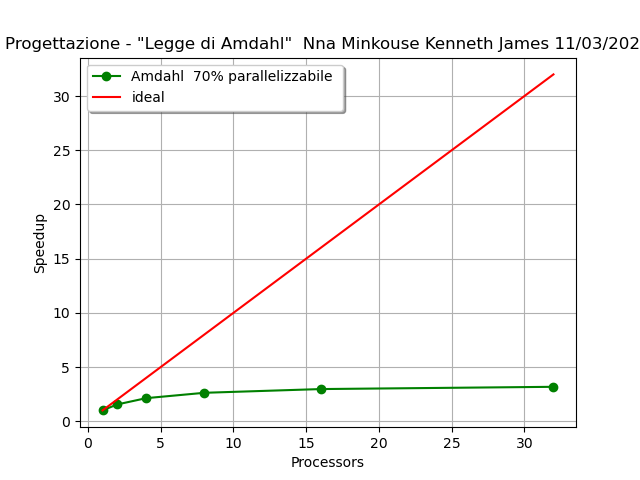

This figure's Python source:
import matplotlib
matplotlib.use('Agg')
import matplotlib.pyplot as plt 

tnp=0.10061
tp=0.24312

Qp=int(100*tp/(tp+tnp))
etichetta="Amdahl  %d%% parallelizzabile " % (Qp)

N=[1,2,4,8,16,32]  # numero processori
Samdahl=[(tnp+tp)/(tnp+tp/n) for n in N]

plt.title('Progettazione - "Legge di Amdahl"  Nna Minkouse Kenneth James 11/03/2026')
plt.grid()
plt.xlabel('Processors')
plt.ylabel('Speedup')
plt.plot(N,Samdahl,'g-o',label=etichetta)
plt.plot(N,N,'r-',label='ideal')
plt.legend(shadow=True)
plt.savefig('cpi+amdahl.png')
